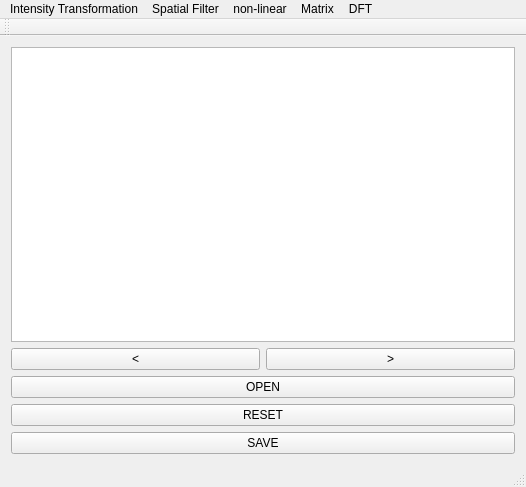
<?xml version="1.0" encoding="UTF-8"?>
<ui version="4.0">
 <class>MainWindow</class>
 <widget class="QMainWindow" name="MainWindow">
  <property name="geometry">
   <rect>
    <x>0</x>
    <y>0</y>
    <width>526</width>
    <height>487</height>
   </rect>
  </property>
  <property name="windowTitle">
   <string>MainWindow</string>
  </property>
  <widget class="QWidget" name="centralWidget">
   <layout class="QVBoxLayout" name="verticalLayout">
    <item>
     <widget class="QGraphicsView" name="graphicsView"/>
    </item>
    <item>
     <layout class="QHBoxLayout" name="horizontalLayout">
      <item>
       <widget class="QPushButton" name="lastImg">
        <property name="text">
         <string>&lt;</string>
        </property>
       </widget>
      </item>
      <item>
       <widget class="QPushButton" name="nextImg">
        <property name="text">
         <string>&gt;</string>
        </property>
       </widget>
      </item>
     </layout>
    </item>
    <item>
     <widget class="QPushButton" name="OPEN">
      <property name="text">
       <string>OPEN</string>
      </property>
     </widget>
    </item>
    <item>
     <widget class="QPushButton" name="RESET">
      <property name="text">
       <string>RESET</string>
      </property>
     </widget>
    </item>
    <item>
     <widget class="QPushButton" name="saveBtn">
      <property name="text">
       <string>SAVE</string>
      </property>
     </widget>
    </item>
   </layout>
  </widget>
  <widget class="QMenuBar" name="menuBar">
   <property name="geometry">
    <rect>
     <x>0</x>
     <y>0</y>
     <width>526</width>
     <height>22</height>
    </rect>
   </property>
   <widget class="QMenu" name="menuIntensity_Transformation">
    <property name="title">
     <string>Intensity Transformation</string>
    </property>
    <addaction name="actionRgb2gray"/>
    <addaction name="actionReverse"/>
    <addaction name="actionLog_transformation"/>
    <addaction name="actionHistEq"/>
    <addaction name="actionColor_histeq1"/>
    <addaction name="actionHsi"/>
   </widget>
   <widget class="QMenu" name="menuSpatial_Filter">
    <property name="title">
     <string>Spatial Filter</string>
    </property>
    <widget class="QMenu" name="menuLinear">
     <property name="title">
      <string>Linear</string>
     </property>
     <addaction name="actionRGB"/>
     <addaction name="actionGRAY"/>
    </widget>
    <widget class="QMenu" name="menuGauss_blur">
     <property name="title">
      <string>Gauss blur</string>
     </property>
     <addaction name="actionRGB_GAUSS"/>
     <addaction name="actionGRAY_GAUSS"/>
    </widget>
    <addaction name="menuLinear"/>
    <addaction name="menuGauss_blur"/>
    <addaction name="actionBilateral"/>
   </widget>
   <widget class="QMenu" name="menuNon_linear">
    <property name="title">
     <string>non-linear</string>
    </property>
    <widget class="QMenu" name="menuMedian">
     <property name="title">
      <string>median</string>
     </property>
     <addaction name="actionRGB_Median"/>
     <addaction name="actionGRAY_Median"/>
    </widget>
    <widget class="QMenu" name="menuExpand">
     <property name="title">
      <string>expand</string>
     </property>
     <addaction name="actionRGB_Expand"/>
     <addaction name="actionGRAY_Expand"/>
    </widget>
    <widget class="QMenu" name="menuCorrosion">
     <property name="title">
      <string>corrosion</string>
     </property>
     <addaction name="actionRGB_Corrosion"/>
     <addaction name="actionGRAY_Corrosion"/>
    </widget>
    <addaction name="menuMedian"/>
    <addaction name="menuExpand"/>
    <addaction name="menuCorrosion"/>
   </widget>
   <widget class="QMenu" name="menuMatrix">
    <property name="title">
     <string>Matrix</string>
    </property>
    <addaction name="actionAlline_Transformation"/>
   </widget>
   <widget class="QMenu" name="menuDFT">
    <property name="title">
     <string>DFT</string>
    </property>
    <addaction name="actionFFT"/>
    <addaction name="actionIFFT"/>
    <addaction name="actionHighPass"/>
    <addaction name="actionLowPass"/>
   </widget>
   <addaction name="menuIntensity_Transformation"/>
   <addaction name="menuSpatial_Filter"/>
   <addaction name="menuNon_linear"/>
   <addaction name="menuMatrix"/>
   <addaction name="menuDFT"/>
  </widget>
  <widget class="QToolBar" name="mainToolBar">
   <attribute name="toolBarArea">
    <enum>TopToolBarArea</enum>
   </attribute>
   <attribute name="toolBarBreak">
    <bool>false</bool>
   </attribute>
  </widget>
  <widget class="QStatusBar" name="statusBar"/>
  <action name="actionRgb2gray">
   <property name="text">
    <string>rgb2gray</string>
   </property>
  </action>
  <action name="actionReverse">
   <property name="text">
    <string>reverse</string>
   </property>
  </action>
  <action name="actionLog_transformation">
   <property name="text">
    <string>log transformation</string>
   </property>
  </action>
  <action name="actionHistEq">
   <property name="text">
    <string>histogram equalization</string>
   </property>
  </action>
  <action name="actionColor_histeq1">
   <property name="text">
    <string>color histeq1</string>
   </property>
  </action>
  <action name="actionColor_histeq2">
   <property name="text">
    <string>color histeq2</string>
   </property>
  </action>
  <action name="actionHsi">
   <property name="text">
    <string>hsi</string>
   </property>
  </action>
  <action name="actionLinear">
   <property name="text">
    <string>Linear</string>
   </property>
  </action>
  <action name="actionBilateral">
   <property name="text">
    <string>Bilateral </string>
   </property>
  </action>
  <action name="actionRGB">
   <property name="text">
    <string>RGB</string>
   </property>
  </action>
  <action name="actionGRAY">
   <property name="text">
    <string>GRAY</string>
   </property>
  </action>
  <action name="actionRGB_GAUSS">
   <property name="text">
    <string>RGB</string>
   </property>
  </action>
  <action name="actionGRAY_GAUSS">
   <property name="text">
    <string>GRAY</string>
   </property>
  </action>
  <action name="actionRGB_Median">
   <property name="text">
    <string>RGB</string>
   </property>
  </action>
  <action name="actionGRAY_Median">
   <property name="text">
    <string>GRAY</string>
   </property>
  </action>
  <action name="actionRGB_Expand">
   <property name="text">
    <string>RGB</string>
   </property>
  </action>
  <action name="actionGRAY_Expand">
   <property name="text">
    <string>GRAY</string>
   </property>
  </action>
  <action name="actionRGB_Corrosion">
   <property name="text">
    <string>RGB</string>
   </property>
  </action>
  <action name="actionGRAY_Corrosion">
   <property name="text">
    <string>GRAY</string>
   </property>
  </action>
  <action name="actionAlline_Transformation">
   <property name="text">
    <string>alline Transformation</string>
   </property>
  </action>
  <action name="actionFFT">
   <property name="text">
    <string>FFT</string>
   </property>
  </action>
  <action name="actionIFFT">
   <property name="text">
    <string>IFFT</string>
   </property>
  </action>
  <action name="actionHighPass">
   <property name="text">
    <string>HighPass</string>
   </property>
  </action>
  <action name="actionLowPass">
   <property name="text">
    <string>LowPass</string>
   </property>
  </action>
 </widget>
 <layoutdefault spacing="6" margin="11"/>
 <resources/>
 <connections/>
</ui>
